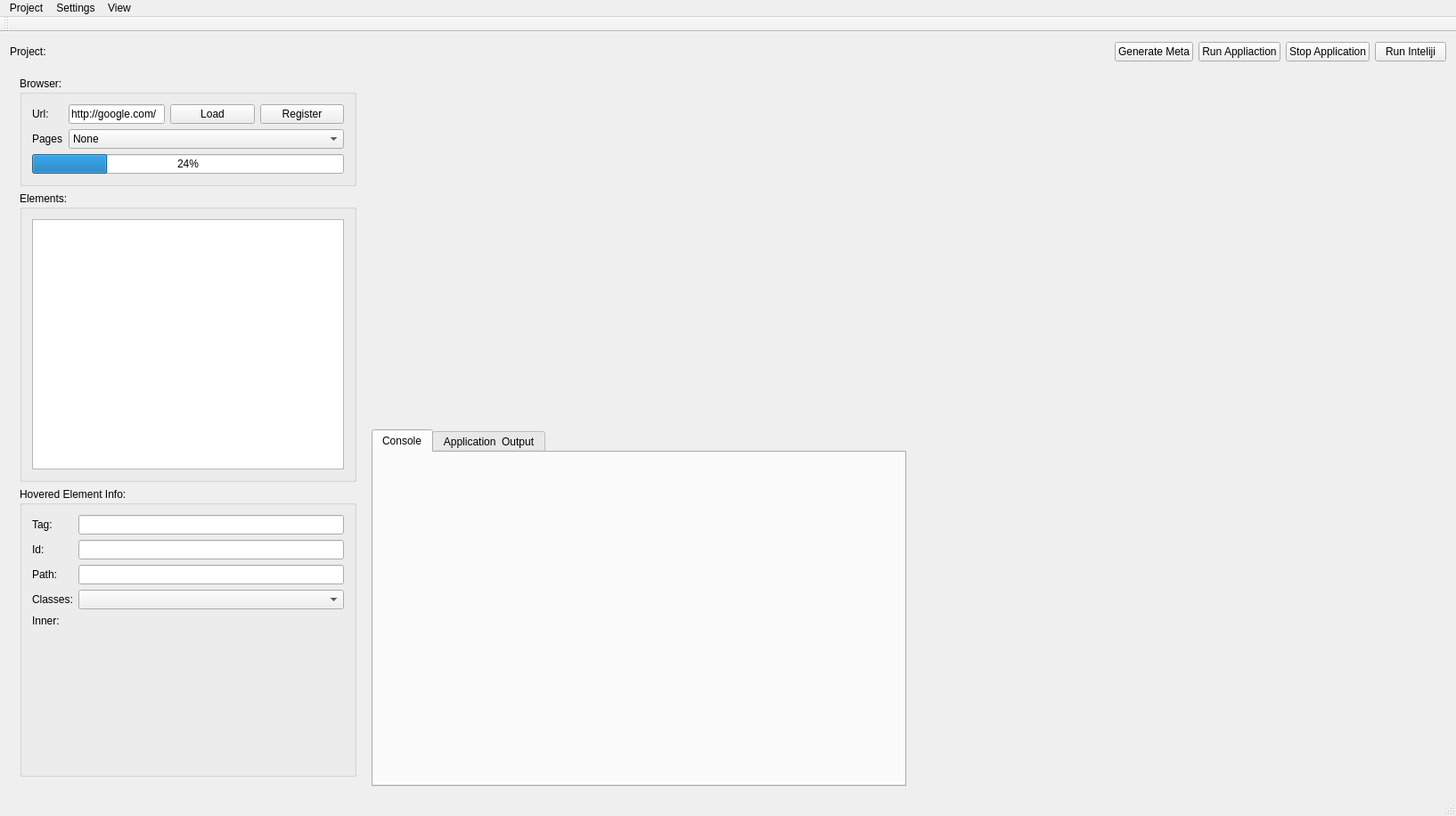
<?xml version="1.0" encoding="UTF-8"?>
<ui version="4.0">
 <class>MainWindow</class>
 <widget class="QMainWindow" name="MainWindow">
  <property name="geometry">
   <rect>
    <x>0</x>
    <y>0</y>
    <width>1634</width>
    <height>916</height>
   </rect>
  </property>
  <property name="focusPolicy">
   <enum>Qt::StrongFocus</enum>
  </property>
  <property name="windowTitle">
   <string>MainWindow</string>
  </property>
  <widget class="QWidget" name="centralWidget">
   <layout class="QVBoxLayout" name="verticalLayout_2">
    <item>
     <layout class="QVBoxLayout" name="verticalLayout">
      <item>
       <layout class="QHBoxLayout" name="horizontalLayout_2">
        <item>
         <widget class="QLabel" name="label">
          <property name="text">
           <string>Project:</string>
          </property>
         </widget>
        </item>
        <item>
         <widget class="QLabel" name="project_name">
          <property name="text">
           <string/>
          </property>
         </widget>
        </item>
        <item>
         <spacer name="horizontalSpacer">
          <property name="orientation">
           <enum>Qt::Horizontal</enum>
          </property>
          <property name="sizeHint" stdset="0">
           <size>
            <width>40</width>
            <height>20</height>
           </size>
          </property>
         </spacer>
        </item>
        <item>
         <widget class="QPushButton" name="generate">
          <property name="text">
           <string>Generate Meta</string>
          </property>
         </widget>
        </item>
        <item>
         <widget class="QPushButton" name="run_app">
          <property name="text">
           <string>Run Appliaction</string>
          </property>
         </widget>
        </item>
        <item>
         <widget class="QPushButton" name="stop">
          <property name="text">
           <string>Stop Application</string>
          </property>
         </widget>
        </item>
        <item>
         <widget class="QPushButton" name="run_inteliji">
          <property name="text">
           <string>Run Inteliji</string>
          </property>
         </widget>
        </item>
       </layout>
      </item>
      <item>
       <layout class="QGridLayout" name="gridLayout">
        <item row="0" column="0">
         <layout class="QVBoxLayout" name="verticalLayout_9">
          <item>
           <layout class="QHBoxLayout" name="horizontalLayout_4">
            <item>
             <widget class="QWidget" name="widget" native="true">
              <property name="sizePolicy">
               <sizepolicy hsizetype="Expanding" vsizetype="Preferred">
                <horstretch>0</horstretch>
                <verstretch>0</verstretch>
               </sizepolicy>
              </property>
              <property name="maximumSize">
               <size>
                <width>400</width>
                <height>16777215</height>
               </size>
              </property>
              <layout class="QVBoxLayout" name="verticalLayout_10">
               <item>
                <layout class="QVBoxLayout" name="verticalLayout_3">
                 <item>
                  <widget class="QGroupBox" name="groupBox_3">
                   <property name="title">
                    <string>Browser:</string>
                   </property>
                   <layout class="QHBoxLayout" name="horizontalLayout">
                    <item>
                     <layout class="QVBoxLayout" name="verticalLayout_4">
                      <item>
                       <layout class="QHBoxLayout" name="horizontalLayout_3">
                        <item>
                         <widget class="QLabel" name="label_6">
                          <property name="sizePolicy">
                           <sizepolicy hsizetype="Preferred" vsizetype="Preferred">
                            <horstretch>0</horstretch>
                            <verstretch>0</verstretch>
                           </sizepolicy>
                          </property>
                          <property name="maximumSize">
                           <size>
                            <width>35</width>
                            <height>16777215</height>
                           </size>
                          </property>
                          <property name="text">
                           <string>Url:</string>
                          </property>
                         </widget>
                        </item>
                        <item>
                         <widget class="QLineEdit" name="url">
                          <property name="sizePolicy">
                           <sizepolicy hsizetype="Preferred" vsizetype="Fixed">
                            <horstretch>0</horstretch>
                            <verstretch>0</verstretch>
                           </sizepolicy>
                          </property>
                          <property name="text">
                           <string>http://google.com/</string>
                          </property>
                         </widget>
                        </item>
                        <item>
                         <widget class="QPushButton" name="load">
                          <property name="text">
                           <string>Load</string>
                          </property>
                         </widget>
                        </item>
                        <item>
                         <widget class="QPushButton" name="register_page">
                          <property name="text">
                           <string>Register</string>
                          </property>
                         </widget>
                        </item>
                       </layout>
                      </item>
                      <item>
                       <layout class="QHBoxLayout" name="horizontalLayout_7">
                        <item>
                         <widget class="QLabel" name="label_9">
                          <property name="sizePolicy">
                           <sizepolicy hsizetype="Preferred" vsizetype="Preferred">
                            <horstretch>0</horstretch>
                            <verstretch>0</verstretch>
                           </sizepolicy>
                          </property>
                          <property name="maximumSize">
                           <size>
                            <width>35</width>
                            <height>16777215</height>
                           </size>
                          </property>
                          <property name="text">
                           <string>Pages:</string>
                          </property>
                         </widget>
                        </item>
                        <item>
                         <widget class="QComboBox" name="pages">
                          <property name="sizePolicy">
                           <sizepolicy hsizetype="Preferred" vsizetype="Fixed">
                            <horstretch>0</horstretch>
                            <verstretch>0</verstretch>
                           </sizepolicy>
                          </property>
                          <item>
                           <property name="text">
                            <string>None</string>
                           </property>
                          </item>
                         </widget>
                        </item>
                       </layout>
                      </item>
                      <item>
                       <widget class="QProgressBar" name="progress">
                        <property name="sizePolicy">
                         <sizepolicy hsizetype="Preferred" vsizetype="Fixed">
                          <horstretch>0</horstretch>
                          <verstretch>0</verstretch>
                         </sizepolicy>
                        </property>
                        <property name="value">
                         <number>24</number>
                        </property>
                        <property name="invertedAppearance">
                         <bool>false</bool>
                        </property>
                       </widget>
                      </item>
                     </layout>
                    </item>
                   </layout>
                  </widget>
                 </item>
                 <item>
                  <widget class="QGroupBox" name="groupBox_4">
                   <property name="title">
                    <string>Elements:</string>
                   </property>
                   <layout class="QHBoxLayout" name="horizontalLayout_6">
                    <item>
                     <layout class="QVBoxLayout" name="verticalLayout_7">
                      <item>
                       <widget class="QTreeWidget" name="elements">
                        <property name="sizePolicy">
                         <sizepolicy hsizetype="Preferred" vsizetype="Expanding">
                          <horstretch>0</horstretch>
                          <verstretch>0</verstretch>
                         </sizepolicy>
                        </property>
                        <property name="columnCount">
                         <number>2</number>
                        </property>
                        <attribute name="headerVisible">
                         <bool>false</bool>
                        </attribute>
                        <column>
                         <property name="text">
                          <string notr="true">1</string>
                         </property>
                        </column>
                        <column>
                         <property name="text">
                          <string notr="true">2</string>
                         </property>
                        </column>
                       </widget>
                      </item>
                     </layout>
                    </item>
                   </layout>
                  </widget>
                 </item>
                 <item>
                  <widget class="QGroupBox" name="groupBox">
                   <property name="title">
                    <string>Hovered Element Info:</string>
                   </property>
                   <layout class="QGridLayout" name="gridLayout_3">
                    <item row="0" column="0">
                     <layout class="QGridLayout" name="gridLayout_2">
                      <item row="2" column="0">
                       <widget class="QLabel" name="label_8">
                        <property name="sizePolicy">
                         <sizepolicy hsizetype="Minimum" vsizetype="Preferred">
                          <horstretch>0</horstretch>
                          <verstretch>0</verstretch>
                         </sizepolicy>
                        </property>
                        <property name="text">
                         <string>Path:</string>
                        </property>
                       </widget>
                      </item>
                      <item row="3" column="1">
                       <widget class="QComboBox" name="classes"/>
                      </item>
                      <item row="0" column="1">
                       <widget class="QLineEdit" name="tag">
                        <property name="sizePolicy">
                         <sizepolicy hsizetype="Preferred" vsizetype="Fixed">
                          <horstretch>0</horstretch>
                          <verstretch>0</verstretch>
                         </sizepolicy>
                        </property>
                       </widget>
                      </item>
                      <item row="1" column="0">
                       <widget class="QLabel" name="label_4">
                        <property name="sizePolicy">
                         <sizepolicy hsizetype="Minimum" vsizetype="Preferred">
                          <horstretch>0</horstretch>
                          <verstretch>0</verstretch>
                         </sizepolicy>
                        </property>
                        <property name="text">
                         <string>Id:</string>
                        </property>
                       </widget>
                      </item>
                      <item row="2" column="1">
                       <widget class="QLineEdit" name="path">
                        <property name="sizePolicy">
                         <sizepolicy hsizetype="Preferred" vsizetype="Fixed">
                          <horstretch>0</horstretch>
                          <verstretch>0</verstretch>
                         </sizepolicy>
                        </property>
                       </widget>
                      </item>
                      <item row="3" column="0">
                       <widget class="QLabel" name="label_2">
                        <property name="sizePolicy">
                         <sizepolicy hsizetype="Minimum" vsizetype="Preferred">
                          <horstretch>0</horstretch>
                          <verstretch>0</verstretch>
                         </sizepolicy>
                        </property>
                        <property name="text">
                         <string>Classes:</string>
                        </property>
                       </widget>
                      </item>
                      <item row="1" column="1">
                       <widget class="QLineEdit" name="id">
                        <property name="sizePolicy">
                         <sizepolicy hsizetype="Preferred" vsizetype="Fixed">
                          <horstretch>0</horstretch>
                          <verstretch>0</verstretch>
                         </sizepolicy>
                        </property>
                       </widget>
                      </item>
                      <item row="5" column="0">
                       <layout class="QVBoxLayout" name="verticalLayout_5">
                        <item>
                         <widget class="QLabel" name="label_5">
                          <property name="sizePolicy">
                           <sizepolicy hsizetype="Minimum" vsizetype="Preferred">
                            <horstretch>0</horstretch>
                            <verstretch>0</verstretch>
                           </sizepolicy>
                          </property>
                          <property name="text">
                           <string>Inner:</string>
                          </property>
                         </widget>
                        </item>
                        <item>
                         <spacer name="verticalSpacer">
                          <property name="orientation">
                           <enum>Qt::Vertical</enum>
                          </property>
                          <property name="sizeHint" stdset="0">
                           <size>
                            <width>10</width>
                            <height>40</height>
                           </size>
                          </property>
                         </spacer>
                        </item>
                       </layout>
                      </item>
                      <item row="0" column="0">
                       <widget class="QLabel" name="label_3">
                        <property name="sizePolicy">
                         <sizepolicy hsizetype="Minimum" vsizetype="Preferred">
                          <horstretch>0</horstretch>
                          <verstretch>0</verstretch>
                         </sizepolicy>
                        </property>
                        <property name="text">
                         <string>Tag:</string>
                        </property>
                       </widget>
                      </item>
                      <item row="5" column="1">
                       <widget class="Console" name="inner" native="true">
                        <property name="sizePolicy">
                         <sizepolicy hsizetype="Expanding" vsizetype="Preferred">
                          <horstretch>0</horstretch>
                          <verstretch>0</verstretch>
                         </sizepolicy>
                        </property>
                       </widget>
                      </item>
                     </layout>
                    </item>
                   </layout>
                  </widget>
                 </item>
                </layout>
               </item>
              </layout>
             </widget>
            </item>
            <item>
             <layout class="QVBoxLayout" name="verticalLayout_6">
              <item>
               <widget class="Browser" name="browser" native="true">
                <property name="sizePolicy">
                 <sizepolicy hsizetype="Expanding" vsizetype="Expanding">
                  <horstretch>0</horstretch>
                  <verstretch>0</verstretch>
                 </sizepolicy>
                </property>
               </widget>
              </item>
              <item>
               <widget class="QTabWidget" name="consoles_tab">
                <property name="currentIndex">
                 <number>0</number>
                </property>
                <widget class="QWidget" name="tab">
                 <attribute name="title">
                  <string>Console</string>
                 </attribute>
                 <layout class="QHBoxLayout" name="horizontalLayout_9">
                  <item>
                   <widget class="Console" name="main_console" native="true"/>
                  </item>
                 </layout>
                </widget>
                <widget class="QWidget" name="tab_2">
                 <attribute name="title">
                  <string>Application  Output</string>
                 </attribute>
                 <layout class="QHBoxLayout" name="horizontalLayout_8">
                  <item>
                   <widget class="Console" name="application" native="true"/>
                  </item>
                 </layout>
                </widget>
               </widget>
              </item>
             </layout>
            </item>
            <item>
             <widget class="Console" name="html_source" native="true">
              <property name="sizePolicy">
               <sizepolicy hsizetype="Expanding" vsizetype="Preferred">
                <horstretch>0</horstretch>
                <verstretch>0</verstretch>
               </sizepolicy>
              </property>
             </widget>
            </item>
            <item>
             <layout class="QVBoxLayout" name="verticalLayout_8"/>
            </item>
           </layout>
          </item>
         </layout>
        </item>
       </layout>
      </item>
     </layout>
    </item>
   </layout>
  </widget>
  <widget class="QMenuBar" name="menuBar">
   <property name="geometry">
    <rect>
     <x>0</x>
     <y>0</y>
     <width>1634</width>
     <height>21</height>
    </rect>
   </property>
   <widget class="QMenu" name="menuProject">
    <property name="title">
     <string>Project</string>
    </property>
    <addaction name="create_new_project"/>
    <addaction name="open_project"/>
   </widget>
   <widget class="QMenu" name="menuSettings">
    <property name="title">
     <string>Settings</string>
    </property>
    <addaction name="path_to_maven"/>
    <addaction name="path_to_inteliji"/>
    <addaction name="project_settings"/>
   </widget>
   <widget class="QMenu" name="menuView">
    <property name="title">
     <string>View</string>
    </property>
    <addaction name="show_html"/>
   </widget>
   <addaction name="menuProject"/>
   <addaction name="menuSettings"/>
   <addaction name="menuView"/>
  </widget>
  <widget class="QToolBar" name="mainToolBar">
   <attribute name="toolBarArea">
    <enum>TopToolBarArea</enum>
   </attribute>
   <attribute name="toolBarBreak">
    <bool>false</bool>
   </attribute>
  </widget>
  <widget class="QStatusBar" name="statusBar"/>
  <action name="create_new_project">
   <property name="text">
    <string>New Project</string>
   </property>
  </action>
  <action name="open_project">
   <property name="text">
    <string>Open Project</string>
   </property>
  </action>
  <action name="path_to_maven">
   <property name="text">
    <string>Path To Maven</string>
   </property>
  </action>
  <action name="path_to_inteliji">
   <property name="text">
    <string>Path To Inteliji Idea</string>
   </property>
  </action>
  <action name="project_settings">
   <property name="text">
    <string>Project Settings</string>
   </property>
  </action>
  <action name="show_html">
   <property name="text">
    <string>Show HTML Source</string>
   </property>
  </action>
 </widget>
 <layoutdefault spacing="6" margin="11"/>
 <customwidgets>
  <customwidget>
   <class>Browser</class>
   <extends>QWidget</extends>
   <header>browser.h</header>
   <container>1</container>
  </customwidget>
  <customwidget>
   <class>Console</class>
   <extends>QWidget</extends>
   <header>console.h</header>
   <container>1</container>
  </customwidget>
 </customwidgets>
 <resources/>
 <connections/>
</ui>
